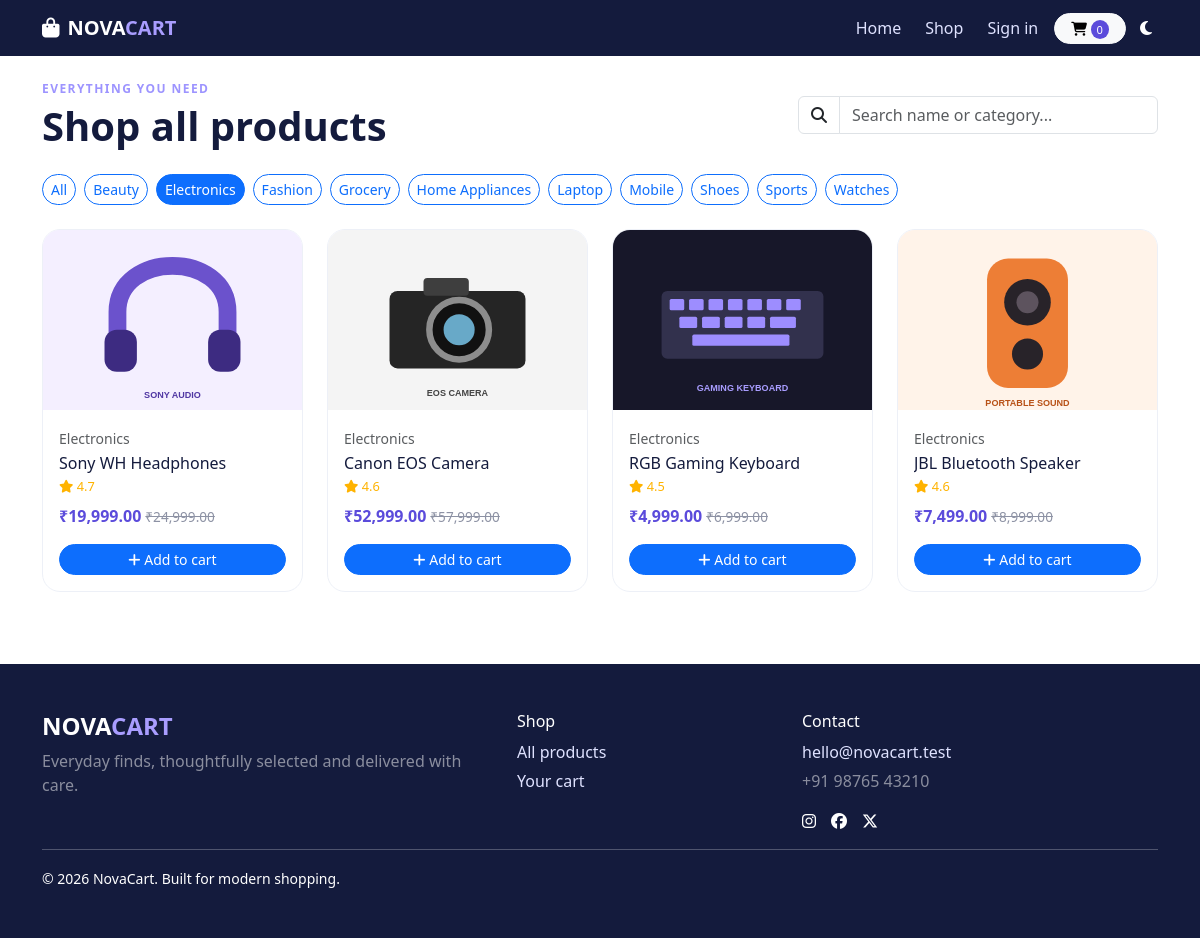
Screenshot of /products.php?category=1 with the database file from the repository.
### tables this page shows
CREATE TABLE categories(id INT AUTO_INCREMENT PRIMARY KEY,name VARCHAR(80) NOT NULL UNIQUE,icon VARCHAR(40) DEFAULT 'tag');

CREATE TABLE products(id INT AUTO_INCREMENT PRIMARY KEY,name VARCHAR(180) NOT NULL,category_id INT NOT NULL,price DECIMAL(10,2) NOT NULL,discount_price DECIMAL(10,2) NULL,stock INT NOT NULL DEFAULT 0,description TEXT NOT NULL,image VARCHAR(255) NOT NULL,rating DECIMAL(2,1) DEFAULT 4.5,created_at TIMESTAMP DEFAULT CURRENT_TIMESTAMP,FOREIGN KEY(category_id) REFERENCES categories(id) ON DELETE RESTRICT);

### includes/functions.php (called while the page is built, shortened)
<?php
function e($value){ return htmlspecialchars((string)$value, ENT_QUOTES, 'UTF-8'); }
function url($path=''){ return rtrim(BASE_URL,'/').'/'.ltrim($path,'/'); }
function money($amount){ return '₹'.number_format((float)$amount, 2); }
function products($pdo, $limit=0, $where='1=1', $args=[]){ if(!$pdo)return []; $sql="SELECT p.*,c.name category_name FROM products p JOIN categories c ON c.id=p.category_id WHERE $where ORDER BY p.created_at DESC".($limit?' LIMIT '.(int)$limit:''); $q=$pdo->prepare($sql); $q->execute($args); return $q->fetchAll(); }
?>

### products.php (the view)
<?php $title='Shop'; require 'includes/header.php'; $cats=$pdo?$pdo->query('SELECT * FROM categories ORDER BY name')->fetchAll():[]; $where='1=1';$args=[];if(!empty($_GET['category'])){$where='p.category_id=?';$args[]=(int)$_GET['category'];}$list=products($pdo,0,$where,$args); ?>
<div class="d-flex flex-wrap justify-content-between align-items-center gap-3 mb-4"><div><p class="eyebrow mb-1">Everything you need</p><h1 class="section-title mb-0">Shop all products</h1></div><div class="input-group" style="max-width:360px"><span class="input-group-text bg-white"><i class="fa fa-search"></i></span><input id="liveSearch" class="form-control" placeholder="Search name or category..."></div></div><div class="d-flex gap-2 flex-wrap mb-4"><a class="btn btn-sm rounded-pill <?=empty($_GET['category'])?'btn-primary':'btn-outline-primary'?>" href="<?=url('products.php')?>">All</a><?php foreach($cats as $c): ?><a class="btn btn-sm rounded-pill <?=($_GET['category']??'')==$c['id']?'btn-primary':'btn-outline-primary'?>" href="<?=url('products.php?category='.$c['id'])?>"><?=e($c['name'])?></a><?php endforeach; ?></div><div class="row g-4"><?php foreach($list as $p) include 'includes/product-card.php'; if(!$list): ?><p class="text-muted">Database unavailable or no products found. Import database/database.sql.</p><?php endif; ?></div><?php require 'includes/footer.php'; ?>

### includes/product-card.php
<div class="col-6 col-md-4 col-lg-3 product-col" data-aos="fade-up"><article class="product-card"><div class="img-wrap"><a href="<?=url('product.php?id='.$p['id'])?>"><img src="<?=url(e($p['image']))?>" alt="<?=e($p['name'])?>"></a></div><div class="p-3"><small class="text-muted"><?=e($p['category_name'])?></small><h6 class="mt-1 mb-1 text-truncate"><?=e($p['name'])?></h6><div class="rating mb-2"><i class="fa-solid fa-star"></i> <?=e($p['rating'])?></div><div><span class="price"><?=money($p['discount_price'] ?: $p['price'])?></span><?php if($p['discount_price']): ?><span class="old-price ms-1"><?=money($p['price'])?></span><?php endif; ?></div><form action="<?=url('cart.php')?>" method="post" class="mt-3"><input type="hidden" name="csrf" value="<?=csrf()?>"><input type="hidden" name="product_id" value="<?=$p['id']?>"><button name="add" class="btn btn-primary w-100 rounded-pill btn-sm"><i class="fa-solid fa-plus"></i> Add to cart</button></form></div></article></div>

### css/style.css (style rules this page uses)
:root { --ink:#141b3d;--brand:#5b4bdb;--accent:#ffb300;--soft:#f5f7ff }
body { background:#fff;color:var(--ink);font-family:system-ui,-apple-system,"Segoe UI",sans-serif }
.eyebrow { letter-spacing:.12em;font-size:.75rem;font-weight:700;text-transform:uppercase;color:#9d94ff }
.section-title { font-weight:800 }
.product-card { border:1px solid #edf0f7;border-radius:18px;overflow:hidden;transition:.28s;height:100%;background:#fff }
.product-card img { width:100%;height:180px;object-fit:cover;transition:.4s }
.img-wrap { overflow:hidden;background:#f5f7ff }
.price { color:var(--brand);font-weight:800 }
.old-price { text-decoration:line-through;color:#8d92a4;font-size:.85rem }
.rating { color:#ffb300;font-size:.8rem }

### rows the page displays
categories: name "Beauty"
categories: name "Electronics"
categories: name "Fashion"
categories: name "Grocery"
categories: name "Home Appliances"
categories: name "Laptop"
categories: name "Mobile"
categories: name "Shoes"
categories: name "Sports"
categories: name "Watches"
products: image (picture), category.name "Electronics", name "Sony WH Headphones", rating "4.7", discount_price "₹19,999.00", price "₹24,999.00"
products: image (picture), category.name "Electronics", name "Canon EOS Camera", rating "4.6", discount_price "₹52,999.00", price "₹57,999.00"
products: image (picture), category.name "Electronics", name "RGB Gaming Keyboard", rating "4.5", discount_price "₹4,999.00", price "₹6,999.00"
products: image (picture), category.name "Electronics", name "JBL Bluetooth Speaker", rating "4.6", discount_price "₹7,499.00", price "₹8,999.00"

### other values shown
cart_count() "0"
